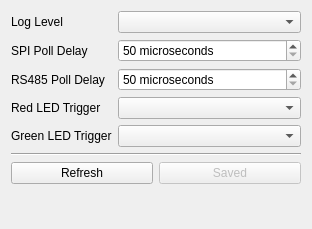
                <widget class="QWidget" name="scrollAreaWidgetContents_4">
                 <property name="geometry">
                  <rect>
                   <x>0</x>
                   <y>0</y>
                   <width>312</width>
                   <height>229</height>
                  </rect>
                 </property>
                 <layout class="QVBoxLayout" name="verticalLayout_20">
                  <item>
                   <layout class="QGridLayout" name="gridLayout_6">
                    <item row="0" column="0">
                     <widget class="QLabel" name="label_13">
                      <property name="text">
                       <string>Log Level</string>
                      </property>
                      <property name="buddy">
                       <cstring>cbox_brickd_adv_ll</cstring>
                      </property>
                     </widget>
                    </item>
                    <item row="6" column="0" colspan="2">
                     <layout class="QHBoxLayout" name="horizontalLayout_2">
                      <item>
                       <widget class="QPushButton" name="pbutton_brickd_adv_refresh">
                        <property name="text">
                         <string>Refresh</string>
                        </property>
                       </widget>
                      </item>
                      <item>
                       <widget class="QPushButton" name="pbutton_brickd_adv_save">
                        <property name="enabled">
                         <bool>false</bool>
                        </property>
                        <property name="text">
                         <string>Saved</string>
                        </property>
                       </widget>
                      </item>
                     </layout>
                    </item>
                    <item row="5" column="0" colspan="2">
                     <widget class="Line" name="line_7">
                      <property name="orientation">
                       <enum>Qt::Horizontal</enum>
                      </property>
                     </widget>
                    </item>
                    <item row="3" column="1">
                     <widget class="QComboBox" name="cbox_brickd_adv_rt"/>
                    </item>
                    <item row="4" column="0">
                     <widget class="QLabel" name="label_21">
                      <property name="text">
                       <string>Green LED Trigger</string>
                      </property>
                      <property name="buddy">
                       <cstring>cbox_brickd_adv_gt</cstring>
                      </property>
                     </widget>
                    </item>
                    <item row="3" column="0">
                     <widget class="QLabel" name="label_18">
                      <property name="text">
                       <string>Red LED Trigger</string>
                      </property>
                      <property name="buddy">
                       <cstring>cbox_brickd_adv_rt</cstring>
                      </property>
                     </widget>
                    </item>
                    <item row="0" column="1">
                     <widget class="QComboBox" name="cbox_brickd_adv_ll">
                      <property name="sizePolicy">
                       <sizepolicy hsizetype="Preferred" vsizetype="Fixed">
                        <horstretch>1</horstretch>
                        <verstretch>0</verstretch>
                       </sizepolicy>
                      </property>
                     </widget>
                    </item>
                    <item row="1" column="0">
                     <widget class="QLabel" name="label_14">
                      <property name="text">
                       <string>SPI Poll Delay</string>
                      </property>
                      <property name="buddy">
                       <cstring>sbox_brickd_adv_spi_dly</cstring>
                      </property>
                     </widget>
                    </item>
                    <item row="2" column="0">
                     <widget class="QLabel" name="label_17">
                      <property name="text">
                       <string>RS485 Poll Delay</string>
                      </property>
                      <property name="buddy">
                       <cstring>sbox_brickd_adv_rs485_dly</cstring>
                      </property>
                     </widget>
                    </item>
                    <item row="4" column="1">
                     <widget class="QComboBox" name="cbox_brickd_adv_gt"/>
                    </item>
                    <item row="1" column="1">
                     <widget class="QSpinBox" name="sbox_brickd_adv_spi_dly">
                      <property name="suffix">
                       <string> microseconds</string>
                      </property>
                      <property name="minimum">
                       <number>50</number>
                      </property>
                      <property name="maximum">
                       <number>2000000</number>
                      </property>
                     </widget>
                    </item>
                    <item row="2" column="1">
                     <widget class="QSpinBox" name="sbox_brickd_adv_rs485_dly">
                      <property name="suffix">
                       <string> microseconds</string>
                      </property>
                      <property name="minimum">
                       <number>50</number>
                      </property>
                      <property name="maximum">
                       <number>2000000</number>
                      </property>
                     </widget>
                    </item>
                    <item row="7" column="0">
                     <spacer name="verticalSpacer_4">
                      <property name="orientation">
                       <enum>Qt::Vertical</enum>
                      </property>
                      <property name="sizeHint" stdset="0">
                       <size>
                        <width>20</width>
                        <height>40</height>
                       </size>
                      </property>
                     </spacer>
                    </item>
                   </layout>
                  </item>
                 </layout>
                </widget>
